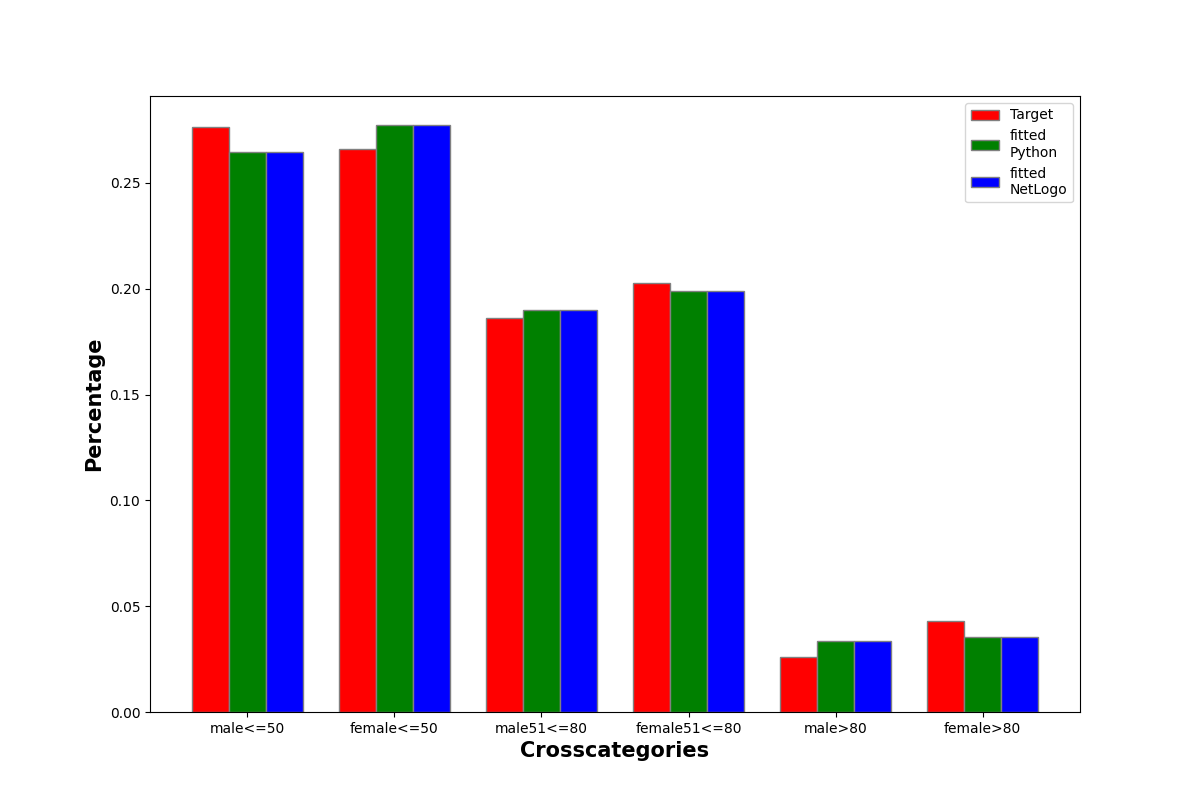

Source code (Python):
# -*- coding: utf-8 -*-
"""
Created on Thu Nov 16 21:43:27 2023

@author: rocpa
"""

import numpy as np 
import matplotlib.pyplot as plt 
 
# set width of bar 
barWidth = 0.25
fig = plt.subplots(figsize =(12, 8)) 
 
# set height of bar 
target = [0.2762, 0.2658, 0.1863, 0.2026, 0.0260,0.0430] 
python = [0.2648, 0.2772, 0.1900, 0.1989, 0.0337,0.0353] 
netlogo = [0.2648, 0.2772, 0.1900, 0.1989, 0.0337,0.0353] 
 
# Set position of bar on X axis 
br1 = np.arange(len(target)) 
br2 = [x + barWidth for x in br1] 
br3 = [x + barWidth for x in br2] 
 
# Make the plot
plt.bar(br1, target, color ='r', width = barWidth, 
        edgecolor ='grey', label ='Target') 
plt.bar(br2, python, color ='g', width = barWidth, 
        edgecolor ='grey', label ='fitted\nPython') 
plt.bar(br3, netlogo, color ='b', width = barWidth, 
        edgecolor ='grey', label ='fitted\nNetLogo') 
 
# Adding Xticks 
plt.xlabel('Crosscategories', fontweight ='bold', fontsize = 15) 
plt.ylabel('Percentage', fontweight ='bold', fontsize = 15) 
plt.xticks([r + barWidth for r in range(len(target))], 
        ['male<=50', 'female<=50', 'male51<=80', 'female51<=80', 'male>80', 'female>80'])
 
plt.legend()
plt.show() 
